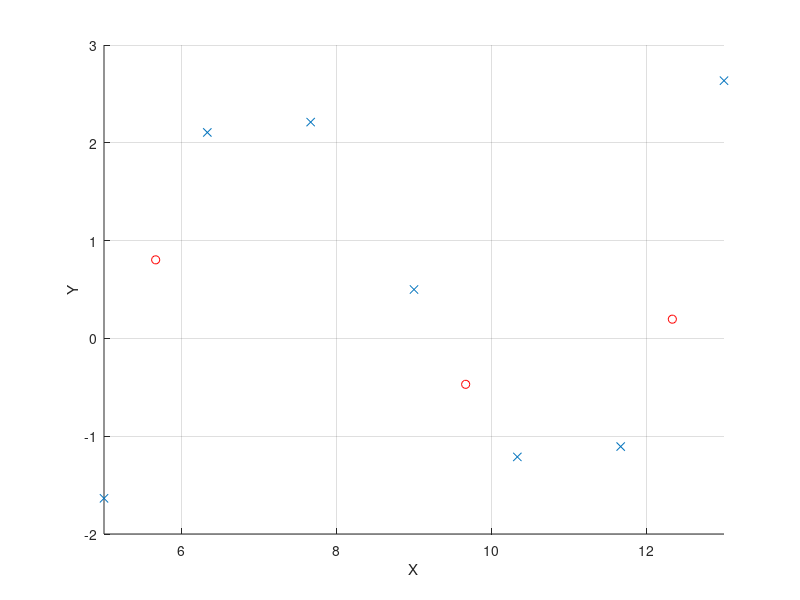

The MATLAB script that drew this image: (Note: this script raises an error after producing the figure.)
TrainingPointsX = [5, 6.3333, 7.6667, 9, 10.3333, 11.6667, 13];
TrainingPointsY = [-1.6352, 2.1058667, 2.2117333, 0.5, -1.2117333, -1.1058667, 2.6352];
TestPointsX = [5.6667, 9.6667, 12.3333];
TestPointsY = [0.8033333, -0.4694667, 0.1966667];


figure('name' , 'Quadratic Splines Interpolating Algorithm' );
scatter(TrainingPointsX, TrainingPointsY, 'x');
hold on;
grid on;
scatter(TestPointsX, TestPointsY, 'r');
hold off;
xlabel('X');
ylabel('Y');
xlim([5, 13]);
ylim([-2, 3]);

% fX = [3, 4.5, 7, 9]
% fY = [2.5, 1, 2.5, 0.5];
% X = SplineFunc_1505080( fX, fY )
% f = @ (x) SplineVal_1505080 (X , fX , x);
% fplot(f , [3, 9] );
  

[m,n] = size (TrainingPointsX);
avgErr = zeros (1, n-1);

for i = 2 : n
    fX = zeros(1,i);
    fY = zeros (1,i);
    
    fX(1,1) =  TrainingPointsX(1,1);
    fY(1,1) =  TrainingPointsY(1,1);
    
    d = (n-1)/(i-1);
    
    for j = 1 : i-1
        n = floor(j*d+1);
        fX(1,j+1) =  TrainingPointsX(1,n);
        fY(1,j+1) =  TrainingPointsY(1,n);
    end
    
    pause(5);
    
    X = SplineFunc_1505080( fX, fY );
    f = @ (x) SplineVal_1505080 (X , fX , x);
    
    fplot(f , [5, 13] );
    hold on;
    grid on;
    scatter(TestPointsX, TestPointsY, 'r');
    scatter(fX, fY, 'x');
    hold off;
    xlabel('X');
     ylabel('Y');
     xlim([5, 13]);
    
    err = Error_1505080(TestPointsX, TestPointsY, f)
    avgErr(1,i-1) = err;
    
end
% 
% figure ( 'position',  [100, 100, 500, 500], 'name' , 'Average Error Graph' );
% errX = 2 : 1 : n;
% plot (errX, avgErr);
% grid on;
% ylim( [-10, 800] );
% xlabel('Number of Points Taken');
% ylabel('Average Percentage of Error');


